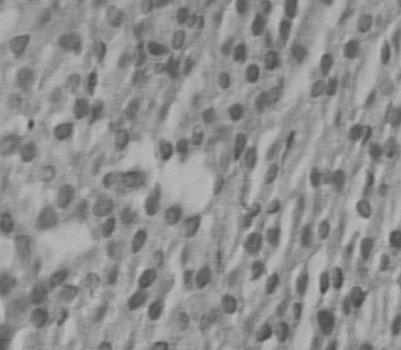
#> input picture slika 222.jpg, 401 x 350 px
$ python main.py
#> lines starting #> are read from the running program, lines starting #| are printed output that depends on the picture; long printed decimals are rounded
import cv2
import numpy as np
import matplotlib.pyplot as plt


def analiziraj_teksturu(putanja_do_slike):
    # Učitavanje slike u crno-belom formatu (grayscale)
#> called with putanja_do_slike = 'slika 222.jpg'
    slika = cv2.imread(putanja_do_slike, cv2.IMREAD_GRAYSCALE)
#> slika is the input picture: shape (350, 401); min 69, max 192, mean 143.7

    if slika is None:
        print("Greška: Slika nije pronađena!")
        return

    # 1. Određivanje histograma i verovatnoća (normalizovan histogram)
    L = 256  # Broj nivoa sjajnosti
    hist, bin_edges = np.histogram(slika.flatten(), bins=L, range=[0, 256], density=True)
#> hist = 256 values, max 0.0223 at index 151, min 0 at index 0, mean 0.00391; bin_edges = 257 values from 0 to 256

    # Nivoi sjajnosti (z_i) od 0 do 255
    z = np.arange(L)

    # 2. Računanje momenata i pokazatelja
    # Prvi moment: Srednja vrednost
    m = np.sum(z * hist)
#> m = 143.7

    # Drugi centralni moment: Varijansa
    mu_2 = np.sum(((z - m) ** 2) * hist)
#> mu_2 = 468.7

    # Treći centralni moment: Asimetrija
    mu_3 = np.sum(((z - m) ** 3) * hist)
#> mu_3 = -5233.5

    # Uniformnost (Uniformity)
    U = np.sum(hist ** 2)
#> U = 0.0137

    # Srednja entropija
    # Dodajem jako malu vrednost (eps) da izbegnem log2(0)
    eps = np.finfo(float).eps
    e = -np.sum(hist * np.log2(hist + eps))
#> e = 6.39

    # Prikaz rezultata u konzoli
    print(f"--- Parametri teksture ---")
    print(f"1. moment (Srednja vrednost, m): {m:.2f}")
#| 1. moment (Srednja vrednost, m): 143.74
    print(f"2. moment (Varijansa, μ2):       {mu_2:.2f}")
#| 2. moment (Varijansa, μ2):       468.74
    print(f"3. moment (Asimetrija, μ3):      {mu_3:.2f}")
#| 3. moment (Asimetrija, μ3):      -5233.51
    print(f"Uniformnost (U):                 {U:.6f}")
#| Uniformnost (U):                 0.01365
    print(f"Srednja entropija (e):           {e:.2f}")
#| Srednja entropija (e):           6.39

    # 3. Grafički prikaz histograma
    plt.figure(figsize=(10, 5))
    plt.title(f"Histogram sjajnosti m = {m:.2f}, μ2 = {mu_2:.2f}, μ3 = {mu_3:.2f}")
    plt.xlabel('Nivo sjajnosti')
    plt.ylabel('Verovatnoća p(z_i)')
    plt.bar(z, hist, width=1, color='gray', edgecolor='black')
    plt.xlim([0, 255])
    plt.grid(axis='y', alpha=0.75)
    plt.savefig('Histogram sjajnosti slike.png')
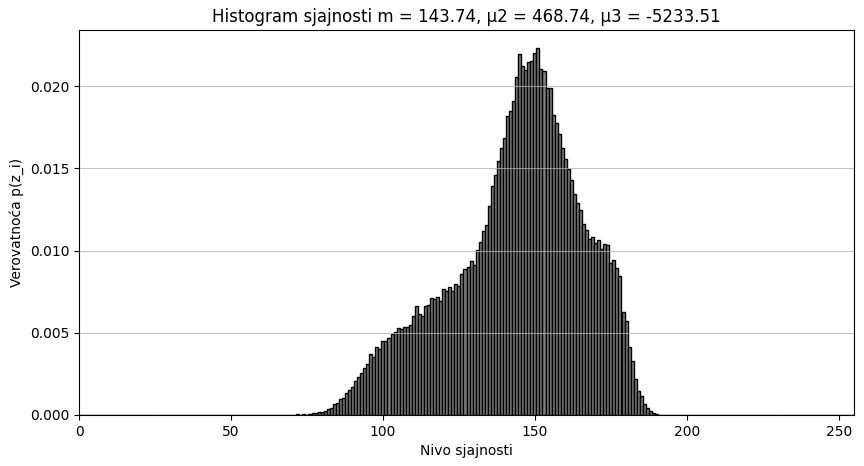
#> figure drawn by matplotlib, 1 panel; tallest bar 0.0223 high, from x = 150.5 to 151.5

analiziraj_teksturu('slika 222.jpg')
